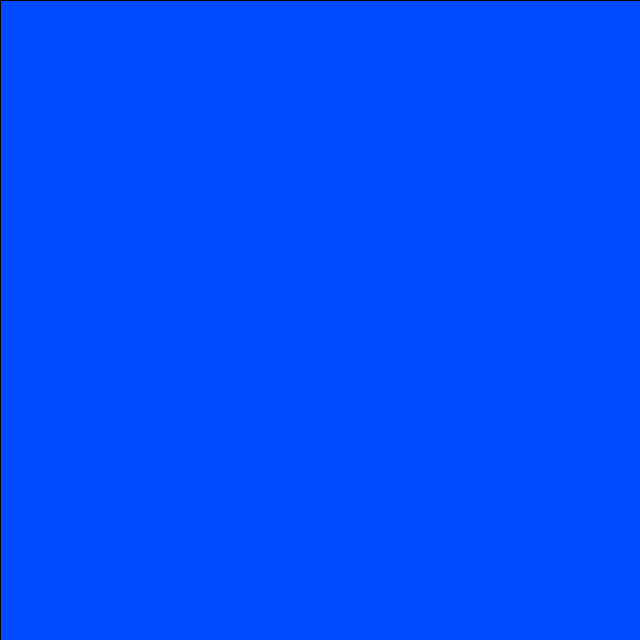
Frame 1 (no input)
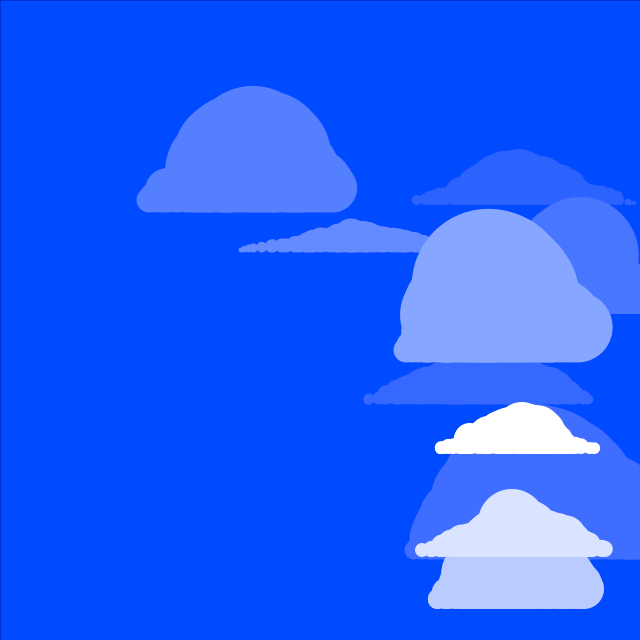
Frame 60 (the mouse pressed at the canvas centre just before this capture)
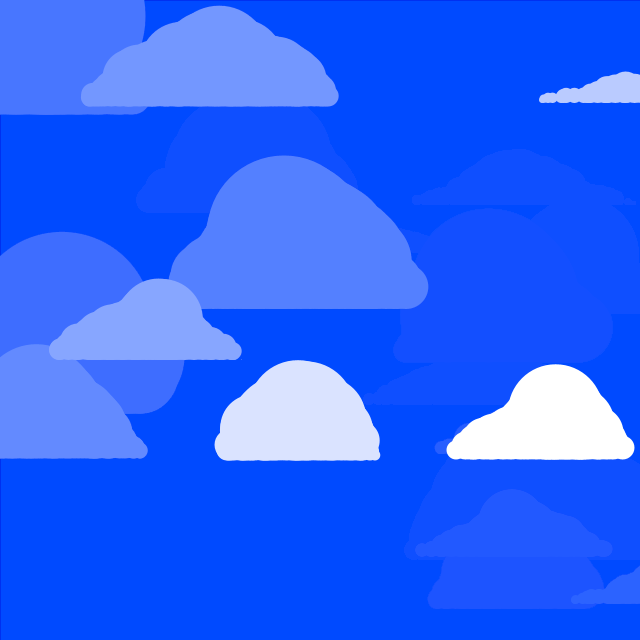
Frame 120 (the mouse held since frame 60 and released just before this capture)

The Processing sketch that drew these frames (run headless with seeded random() and noise(); from frame 60 on, the mouse is pressed at the canvas centre):

// Processing sketch: processing_127434
// ── processing_127434.pde

int count = 0;
Cloud c;

void setup() {
  background(#004AFF,5);
  size(640, 640);
}


void draw(){
  fill(#004AFF,8);
  rect(0,0,width,height);
  if(frameCount%5 ==0){
  Cloud a = new Cloud(int(random(-100,700)), int(random(2,13))*50, int(random(30,50)),int(random(5,30)));
  a.display();
  }
}
class Cloud{
  private float[] startingPos = {0,0};
  private int count = 0;
  private float startingRad = 20;
  private float currentRad = startingRad;
  private float cloudLength;
  
 public Cloud(int x, int y, float cloudLength, float cloudSize){
    this.startingPos[0] = x;
    this.startingPos[1] = y;
    this.cloudLength = cloudLength;
    this.startingRad = cloudSize;
    this.currentRad = cloudSize;
  }
  public void display(){
    noStroke();
    while(count < this.cloudLength){
      fill(#FFFFFF);
      ellipse(this.startingPos[0],this.startingPos[1],this.currentRad,this.currentRad);
      this.startingPos[0] += random(10);
      float radVar = random(startingRad/2);
      if (this.count > this.cloudLength/2){
       radVar = -radVar;
      } 
    this.startingPos[1] -= radVar/2;
    this.currentRad += radVar;
    count++; 
   }
  }
}
